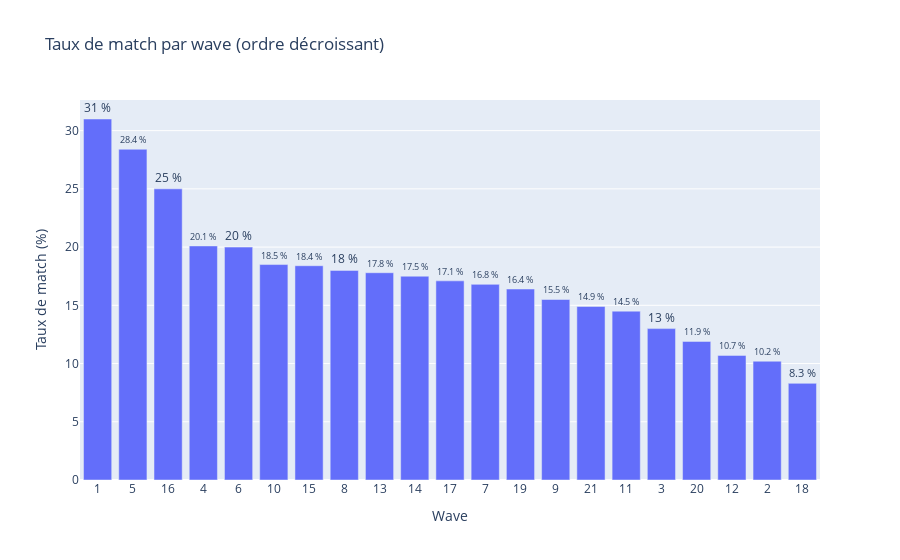

Notebook cell for this chart:
### Code cell
# Visualisation
taux_match_fig = px.bar(
    taux_match_wave,
    x="wave",
    y="match",
    text="match",
    category_orders={"wave": taux_match_wave["wave"].tolist()},
    labels={"wave": "Wave", "match": "Taux de match (%)"},
    title="Taux de match par wave (ordre décroissant)"
)

taux_match_fig.update_traces(texttemplate="%{text} %", textposition="outside")
taux_match_fig.show()

### Figure 1 — Plotly figure (JSON) as saved in the notebook; plotly's stock layout.template omitted (floating-point values rounded to 4 significant figures)
{"data": [{"alignmentgroup": "True", "hovertemplate": "Wave=%{x}<br>Taux de match (%)=%{text}<extra></extra>", "legendgroup": "", "marker": {"color": "#636efa", "pattern": {"shape": ""}}, "name": "", "offsetgroup": "", "orientation": "v", "showlegend": false, "text": [31, 28.4, 25, 20.1, 20, 18.5, 18.4, 18, 17.8, 17.5, 17.1, 16.8, 16.4, 15.5, 14.9, 14.5, 13, 11.9, 10.7, 10.2, 8.3], "textposition": "outside", "texttemplate": "%{text} %", "type": "bar", "x": ["1", "5", "16", "4", "6", "10", "15", "8", "13", "14", "17", "7", "19", "9", "21", "11", "3", "20", "12", "2", "18"], "xaxis": "x", "y": [31, 28.4, 25, 20.1, 20, 18.5, 18.4, 18, 17.8, 17.5, 17.1, 16.8, 16.4, 15.5, 14.9, 14.5, 13, 11.9, 10.7, 10.2, 8.3], "yaxis": "y"}], "layout": {"barmode": "relative", "legend": {"tracegroupgap": 0}, "title": {"text": "Taux de match par wave (ordre décroissant)"}, "xaxis": {"anchor": "y", "categoryarray": ["1", "5", "16", "4", "6", "10", "15", "8", "13", "14", "17", "7", "19", "9", "21", "11", "3", "20", "12", "2", "18"], "categoryorder": "array", "domain": [0, 1], "title": {"text": "Wave"}}, "yaxis": {"anchor": "x", "domain": [0, 1], "title": {"text": "Taux de match (%)"}}}}
